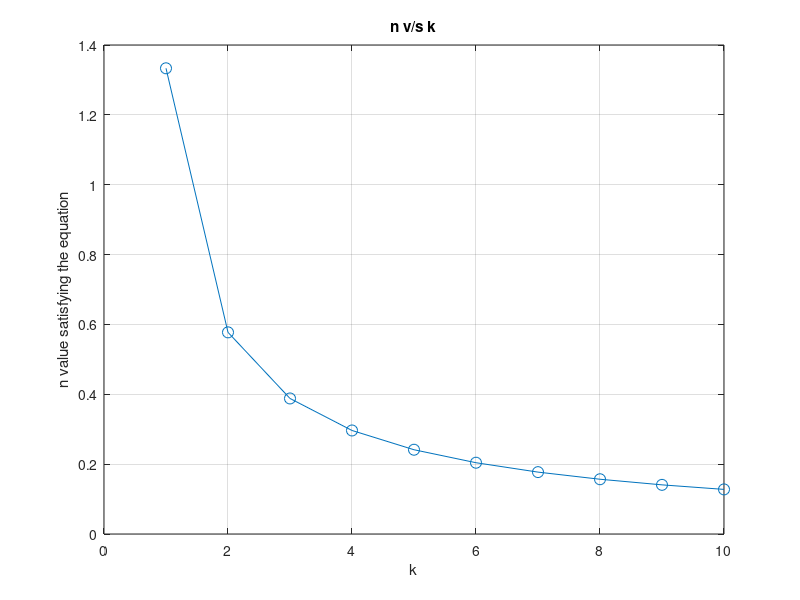

This figure's MATLAB source:
% Defining the range for x and the values of k
x_vals = linspace(0, pi, 1000);  
k_values = 1:10;                  % Range of k values

% Initializing array to store tan(x) values for the first root for each k
first_tan_value = zeros(1, length(k_values));

for idx = 1:length(k_values)
    k = k_values(idx);
    
    % Defining the equation as a function handle
    equation = @(x) 2 * sin(x) - (1 + cos((2 * k - 1) * x));
    
    % Finding the first root by detecting sign change and using fzero
    found_root = false;
    for i = 1:length(x_vals) - 1
        if sign(equation(x_vals(i))) ~= sign(equation(x_vals(i + 1)))
            % Refining the root using fzero starting at midpoint
            root = fzero(equation, (x_vals(i) + x_vals(i + 1)) / 2);
            first_tan_value(idx) = tan(root);  % Store tan(x) for first root
            found_root = true;
            break;  % Exiting loop after finding the first root
        end
    end
    
    % Displaying the result for current value of k
    if found_root
        fprintf('Value of tan(x) for k = %d: %f\n', k, first_tan_value(idx));
    else
        fprintf('No root found for k = %d within the range.\n', k);
    end
end

figure;
plot(k_values, first_tan_value, 'o-', 'MarkerSize', 8);
xlabel('k');
ylabel('n value satisfying the equation');
title('n v/s k');
grid on;